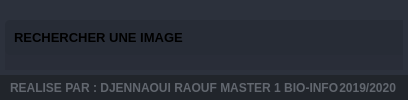
           <widget class="QFrame" name="frame_content_right">
            <property name="styleSheet">
             <string notr="true">background-color: rgb(44, 49, 60);</string>
            </property>
            <property name="frameShape">
             <enum>QFrame::NoFrame</enum>
            </property>
            <property name="frameShadow">
             <enum>QFrame::Raised</enum>
            </property>
            <layout class="QVBoxLayout" name="verticalLayout_4">
             <property name="spacing">
              <number>0</number>
             </property>
             <property name="leftMargin">
              <number>0</number>
             </property>
             <property name="topMargin">
              <number>0</number>
             </property>
             <property name="rightMargin">
              <number>0</number>
             </property>
             <property name="bottomMargin">
              <number>0</number>
             </property>
             <item>
              <widget class="QFrame" name="frame_content">
               <property name="frameShape">
                <enum>QFrame::NoFrame</enum>
               </property>
               <property name="frameShadow">
                <enum>QFrame::Raised</enum>
               </property>
               <layout class="QVBoxLayout" name="verticalLayout_9">
                <property name="spacing">
                 <number>0</number>
                </property>
                <property name="leftMargin">
                 <number>5</number>
                </property>
                <property name="topMargin">
                 <number>5</number>
                </property>
                <property name="rightMargin">
                 <number>5</number>
                </property>
                <property name="bottomMargin">
                 <number>5</number>
                </property>
                <item>
                 <layout class="QVBoxLayout" name="verticalLayout_6">
                  <item>
                   <widget class="QWidget" name="widget" native="true">
                    <widget class="QFrame" name="frame">
                     <property name="geometry">
                      <rect>
                       <x>0</x>
                       <y>0</y>
                       <width>1031</width>
                       <height>141</height>
                      </rect>
                     </property>
                     <property name="styleSheet">
                      <string notr="true">border-radius: 5px;</string>
                     </property>
                     <property name="frameShape">
                      <enum>QFrame::StyledPanel</enum>
                     </property>
                     <property name="frameShadow">
                      <enum>QFrame::Raised</enum>
                     </property>
                     <layout class="QVBoxLayout" name="verticalLayout_15">
                      <property name="spacing">
                       <number>0</number>
                      </property>
                      <property name="leftMargin">
                       <number>0</number>
                      </property>
                      <property name="topMargin">
                       <number>0</number>
                      </property>
                      <property name="rightMargin">
                       <number>0</number>
                      </property>
                      <property name="bottomMargin">
                       <number>0</number>
                      </property>
                      <item>
                       <widget class="QFrame" name="frame_div_content_1">
                        <property name="minimumSize">
                         <size>
                          <width>0</width>
                          <height>110</height>
                         </size>
                        </property>
                        <property name="maximumSize">
                         <size>
                          <width>16777215</width>
                          <height>110</height>
                         </size>
                        </property>
                        <property name="styleSheet">
                         <string notr="true">background-color: rgb(41, 45, 56);
border-radius: 5px;
</string>
                        </property>
                        <property name="frameShape">
                         <enum>QFrame::NoFrame</enum>
                        </property>
                        <property name="frameShadow">
                         <enum>QFrame::Raised</enum>
                        </property>
                        <layout class="QVBoxLayout" name="verticalLayout_7">
                         <property name="spacing">
                          <number>0</number>
                         </property>
                         <property name="leftMargin">
                          <number>0</number>
                         </property>
                         <property name="topMargin">
                          <number>0</number>
                         </property>
                         <property name="rightMargin">
                          <number>0</number>
                         </property>
                         <property name="bottomMargin">
                          <number>0</number>
                         </property>
                         <item>
                          <widget class="QFrame" name="frame_title_wid_1">
                           <property name="maximumSize">
                            <size>
                             <width>16777215</width>
                             <height>35</height>
                            </size>
                           </property>
                           <property name="styleSheet">
                            <string notr="true">background-color: rgb(39, 44, 54);</string>
                           </property>
                           <property name="frameShape">
                            <enum>QFrame::StyledPanel</enum>
                           </property>
                           <property name="frameShadow">
                            <enum>QFrame::Raised</enum>
                           </property>
                           <layout class="QVBoxLayout" name="verticalLayout_8">
                            <item>
                             <widget class="QLabel" name="labelBoxBlenderInstalation">
                              <property name="font">
                               <font>
                                <family>Segoe UI</family>
                                <pointsize>10</pointsize>
                                <weight>75</weight>
                                <bold>true</bold>
                               </font>
                              </property>
                              <property name="styleSheet">
                               <string notr="true"/>
                              </property>
                              <property name="text">
                               <string>RECHERCHER UNE IMAGE</string>
                              </property>
                             </widget>
                            </item>
                           </layout>
                          </widget>
                         </item>
                         <item>
                          <widget class="QFrame" name="frame_content_wid_1">
                           <property name="frameShape">
                            <enum>QFrame::NoFrame</enum>
                           </property>
                           <property name="frameShadow">
                            <enum>QFrame::Raised</enum>
                           </property>
                           <layout class="QHBoxLayout" name="horizontalLayout_9">
                            <item>
                             <layout class="QGridLayout" name="gridLayout">
                              <property name="bottomMargin">
                               <number>0</number>
                              </property>
                              <item row="0" column="1">
                               <widget class="QPushButton" name="pushButton_7">
                                <property name="minimumSize">
                                 <size>
                                  <width>150</width>
                                  <height>30</height>
                                 </size>
                                </property>
                                <property name="font">
                                 <font>
                                  <family>Segoe UI</family>
                                  <pointsize>9</pointsize>
                                 </font>
                                </property>
                                <property name="styleSheet">
                                 <string notr="true">QPushButton {
	border: 2px solid rgb(52, 59, 72);
	border-radius: 5px;	
	background-color: rgb(52, 59, 72);
}
QPushButton:hover {
	background-color: rgb(57, 65, 80);
	border: 2px solid rgb(61, 70, 86);
}
QPushButton:pressed {	
	background-color: rgb(35, 40, 49);
	border: 2px solid rgb(43, 50, 61);
}</string>
                                </property>
                                <property name="text">
                                 <string>IMPORTER IMAGE</string>
                                </property>
                                <property name="icon">
                                 <iconset resource="files.qrc">
                                  <normaloff>:/root/icons/folder.png</normaloff>:/root/icons/folder.png</iconset>
                                </property>
                               </widget>
                              </item>
                              <item row="0" column="0">
                               <widget class="QLabel" name="label_2">
                                <property name="minimumSize">
                                 <size>
                                  <width>800</width>
                                  <height>0</height>
                                 </size>
                                </property>
                                <property name="styleSheet">
                                 <string notr="true">QLabel {
	background-color: rgb(27, 29, 35);
	border-radius: 5px;
	border: 2px solid rgb(27, 29, 35);
	padding-left: 10px;
}
QLabel:hover {
	border: 2px solid rgb(64, 71, 88);
}
QLabel:focus {
	border: 2px solid rgb(91, 101, 124);
}</string>
                                </property>
                                <property name="text">
                                 <string>CHEMIN DE L'IMAGE</string>
                                </property>
                               </widget>
                              </item>
                             </layout>
                            </item>
                           </layout>
                          </widget>
                         </item>
                        </layout>
                       </widget>
                      </item>
                     </layout>
                    </widget>
                    <widget class="QWidget" name="verticalLayoutWidget_2">
                     <property name="geometry">
                      <rect>
                       <x>10</x>
                       <y>130</y>
                       <width>481</width>
                       <height>511</height>
                      </rect>
                     </property>
                     <layout class="QVBoxLayout" name="imgLayout"/>
                    </widget>
                    <widget class="QWidget" name="verticalLayoutWidget_3">
                     <property name="geometry">
                      <rect>
                       <x>500</x>
                       <y>130</y>
                       <width>521</width>
                       <height>511</height>
                      </rect>
                     </property>
                     <layout class="QVBoxLayout" name="plotLayout"/>
                    </widget>
                   </widget>
                  </item>
                 </layout>
                </item>
               </layout>
              </widget>
             </item>
             <item>
              <widget class="QFrame" name="frame_grip">
               <property name="minimumSize">
                <size>
                 <width>0</width>
                 <height>25</height>
                </size>
               </property>
               <property name="maximumSize">
                <size>
                 <width>16777215</width>
                 <height>25</height>
                </size>
               </property>
               <property name="styleSheet">
                <string notr="true">background-color: rgb(33, 37, 43);</string>
               </property>
               <property name="frameShape">
                <enum>QFrame::NoFrame</enum>
               </property>
               <property name="frameShadow">
                <enum>QFrame::Raised</enum>
               </property>
               <layout class="QHBoxLayout" name="horizontalLayout_6">
                <property name="spacing">
                 <number>0</number>
                </property>
                <property name="leftMargin">
                 <number>0</number>
                </property>
                <property name="topMargin">
                 <number>0</number>
                </property>
                <property name="rightMargin">
                 <number>2</number>
                </property>
                <property name="bottomMargin">
                 <number>0</number>
                </property>
                <item>
                 <widget class="QFrame" name="frame_label_bottom">
                  <property name="frameShape">
                   <enum>QFrame::NoFrame</enum>
                  </property>
                  <property name="frameShadow">
                   <enum>QFrame::Raised</enum>
                  </property>
                  <layout class="QHBoxLayout" name="horizontalLayout_7">
                   <property name="spacing">
                    <number>0</number>
                   </property>
                   <property name="leftMargin">
                    <number>10</number>
                   </property>
                   <property name="topMargin">
                    <number>0</number>
                   </property>
                   <property name="rightMargin">
                    <number>10</number>
                   </property>
                   <property name="bottomMargin">
                    <number>0</number>
                   </property>
                   <item>
                    <widget class="QLabel" name="label_credits">
                     <property name="font">
                      <font>
                       <family>Segoe UI</family>
                       <weight>75</weight>
                       <bold>true</bold>
                      </font>
                     </property>
                     <property name="styleSheet">
                      <string notr="true">color: rgb(98, 103, 111);</string>
                     </property>
                     <property name="text">
                      <string>REALISE PAR : DJENNAOUI RAOUF MASTER 1 BIO-INFO</string>
                     </property>
                    </widget>
                   </item>
                   <item>
                    <widget class="QLabel" name="label_version">
                     <property name="maximumSize">
                      <size>
                       <width>100</width>
                       <height>16777215</height>
                      </size>
                     </property>
                     <property name="font">
                      <font>
                       <family>Segoe UI</family>
                       <weight>75</weight>
                       <bold>true</bold>
                      </font>
                     </property>
                     <property name="styleSheet">
                      <string notr="true">color: rgb(98, 103, 111);</string>
                     </property>
                     <property name="text">
                      <string>2019/2020</string>
                     </property>
                     <property name="alignment">
                      <set>Qt::AlignRight|Qt::AlignTrailing|Qt::AlignVCenter</set>
                     </property>
                    </widget>
                   </item>
                  </layout>
                 </widget>
                </item>
                <item>
                 <widget class="QFrame" name="frame_size_grip">
                  <property name="maximumSize">
                   <size>
                    <width>20</width>
                    <height>20</height>
                   </size>
                  </property>
                  <property name="styleSheet">
                   <string notr="true">QSizeGrip {
	background-image: url(:/16x16/icons/16x16/cil-size-grip.png);
	background-position: center;
	background-repeat: no-reperat;
}</string>
                  </property>
                  <property name="frameShape">
                   <enum>QFrame::NoFrame</enum>
                  </property>
                  <property name="frameShadow">
                   <enum>QFrame::Raised</enum>
                  </property>
                 </widget>
                </item>
               </layout>
              </widget>
             </item>
            </layout>
           </widget>
